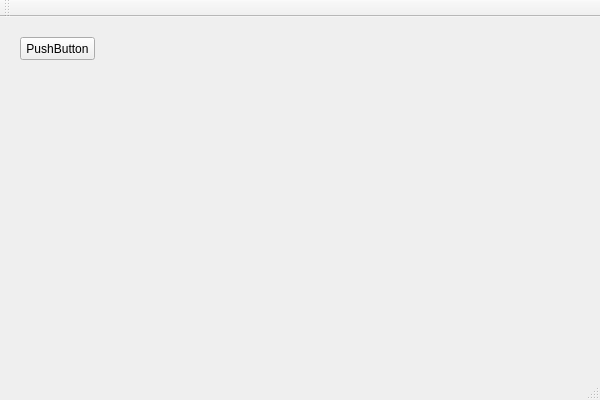
<?xml version="1.0" encoding="UTF-8"?>
<ui version="4.0">
 <class>Class3Class</class>
 <widget class="QMainWindow" name="Class3Class">
  <property name="geometry">
   <rect>
    <x>0</x>
    <y>0</y>
    <width>600</width>
    <height>400</height>
   </rect>
  </property>
  <property name="windowTitle">
   <string>Class3</string>
  </property>
  <widget class="QWidget" name="centralWidget">
   <widget class="QPushButton" name="pushButton">
    <property name="geometry">
     <rect>
      <x>20</x>
      <y>20</y>
      <width>75</width>
      <height>23</height>
     </rect>
    </property>
    <property name="text">
     <string>PushButton</string>
    </property>
   </widget>
  </widget>
  <widget class="QMenuBar" name="menuBar">
   <property name="geometry">
    <rect>
     <x>0</x>
     <y>0</y>
     <width>600</width>
     <height>23</height>
    </rect>
   </property>
  </widget>
  <widget class="QToolBar" name="mainToolBar">
   <attribute name="toolBarArea">
    <enum>TopToolBarArea</enum>
   </attribute>
   <attribute name="toolBarBreak">
    <bool>false</bool>
   </attribute>
  </widget>
  <widget class="QStatusBar" name="statusBar"/>
 </widget>
 <layoutdefault spacing="6" margin="11"/>
 <resources>
  <include location="class3.qrc"/>
 </resources>
 <connections/>
</ui>
